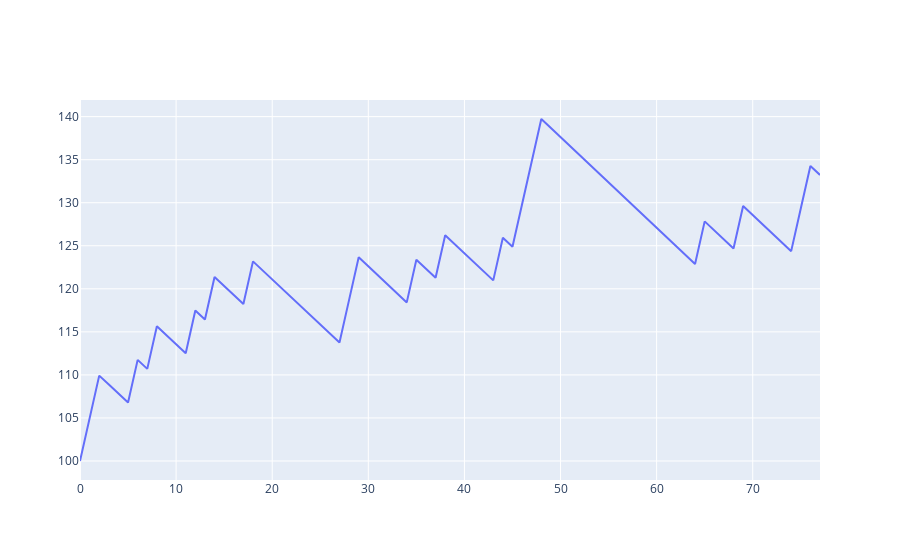

The notebook cell this image was saved under:
### Code cell
# up_imbalances, down_imbalances = get_list_of_imbalances(df_higher_tf)
# df_higher_tf = check_within_imbalances(df_higher_tf,up_imbalances,down_imbalances)
df_higher_tf = add_moving_average(100,df_higher_tf)
# fig = go.Figure(data=[go.Candlestick(x=df_higher_tf['date'],
#                 open=df_higher_tf['open'],
#                 high=df_higher_tf['high'],
#                 low=df_higher_tf['low'],
#                 close=df_higher_tf['close'])])
# df_lower_tf = df_higher_tf
# fig.add_trace(go.Scatter(x=df_higher_tf['date'], y=df_higher_tf['SMA']))

# fig1 = go.Figure(go.Scatter(x=df_higher_tf['date'],y=df_higher_tf['SMAslope']))

# fig2 = go.Figure(go.Scatter(x=df_higher_tf['date'],y=df_higher_tf['SMAdistance']))

# fig1 = go.Figure(data=[go.Candlestick(x=df_lower_tf['date'],
#                 open=df_lower_tf['open'],
#                 high=df_lower_tf['high'],
#                 low=df_lower_tf['low'],
#                 close=df_lower_tf['close'])])

buy_orders = []
sell_orders = []
multiplier = 5
for i in range(3, len(df_higher_tf)):
    if 0 < df_higher_tf.iloc[i-1]['SMAslope'] < 1 and 10 < df_higher_tf.iloc[i-1]['SMAdistance'] < 100:
        if up_engulfing(df_higher_tf.loc[i-2, ['open', 'high', 'low', 'close']],df_higher_tf.loc[i-1, ['open', 'high', 'low', 'close']]):
            buy_orders.append((df_higher_tf.iloc[i]['open'], df_higher_tf.iloc[i-1]['low'],
            round(df_higher_tf.iloc[i]['open'] + (df_higher_tf.iloc[i]['open']-df_higher_tf.iloc[i-1]['low'])*multiplier,2),
            df_higher_tf.iloc[i]['date']))

    elif 0 > df_higher_tf.iloc[i-1]['SMAslope'] > -1 and 10 < df_higher_tf.iloc[i-1]['SMAdistance'] < 100:
        if down_engulfing(df_higher_tf.loc[i-2, ['open', 'high', 'low', 'close']],df_higher_tf.loc[i-1, ['open', 'high', 'low', 'close']]):
            sell_orders.append((df_higher_tf.iloc[i]['open'], df_higher_tf.iloc[i-1]['high'],
            round(df_higher_tf.iloc[i]['open'] - (df_higher_tf.iloc[i-1]['high']-df_higher_tf.iloc[i]['open'])*multiplier,2),
            df_higher_tf.iloc[i]['date']))
            
    # elif df_higher_tf.iloc[i]['SMAslope'] > -0.0002 and df_higher_tf.iloc[i]['SMAslope'] < 0.0002:
    #     if hammer_up(df_lower_tf.loc[i-1, ['open', 'high', 'low', 'close']]):
    #         buy_orders.append((df_lower_tf.iloc[i]['open'], df_lower_tf.iloc[i-1]['low'],
    #         round(df_lower_tf.iloc[i]['open'] + (df_lower_tf.iloc[i]['open']-df_lower_tf.iloc[i-1]['low'])*multiplier,2),
    #         df_lower_tf.iloc[i]['date']))
        
    #     if falling_star_down(df_lower_tf.loc[i-1, ['open', 'high', 'low', 'close']]):
    #         sell_orders.append((df_lower_tf.iloc[i]['open'], df_lower_tf.iloc[i-1]['high'],
    #         round(df_lower_tf.iloc[i]['open'] - (df_lower_tf.iloc[i-1]['high']-df_lower_tf.iloc[i]['open'])*multiplier,2),
    #         df_lower_tf.iloc[i]['date']))
            
        

backtest(df_higher_tf,buy_orders,sell_orders,100,1,chart=True)

# for order in buy_orders:
#     fig1.add_trace(go.Scatter(x=[order[3]],y=[order[0]],mode='markers', marker=dict(size=4, color='white')))
#     fig1.add_trace(go.Scatter(x=[order[3]],y=[order[1]],mode='markers', marker=dict(size=4, color='red')))
#     fig1.add_trace(go.Scatter(x=[order[3]],y=[order[2]],mode='markers', marker=dict(size=4, color='green')))

# for order in sell_orders:
#     fig1.add_trace(go.Scatter(x=[order[3]],y=[order[0]],mode='markers', marker=dict(size=4, color='white')))
#     fig1.add_trace(go.Scatter(x=[order[3]],y=[order[1]],mode='markers', marker=dict(size=4, color='red')))
#     fig1.add_trace(go.Scatter(x=[order[3]],y=[order[2]],mode='markers', marker=dict(size=4, color='green')))

# for imbalance in up_imbalances:
#     fig.add_trace(go.Scatter(x=[imbalance[2]],y=[imbalance[0]],mode='markers', marker=dict(size=4, color='green')))

# for imbalance in down_imbalances:
#     fig.add_trace(go.Scatter(x=[imbalance[2]],y=[imbalance[0]],mode='markers', marker=dict(size=4, color='red')))

# for i in range(3, len(df_higher_tf)):
#     if up_engulfing(df_higher_tf.loc[i-2, ['open', 'high', 'low', 'close']],df_higher_tf.loc[i-1, ['open', 'high', 'low', 'close']]):
#         fig.add_trace(go.Scatter(x=[df_higher_tf.iloc[i-1]['date']],y=[df_higher_tf.iloc[i-1]['low']],mode='markers', marker=dict(size=4, color='green')))
#         # fig.add_vline(x=df_higher_tf.iloc[i-1]['date'],line=dict(color='green'))

    # if down_engulfing(df_higher_tf.loc[i-2, ['open', 'high', 'low', 'close']],df_higher_tf.loc[i-1, ['open', 'high', 'low', 'close']]):
    #     fig.add_trace(go.Scatter(x=[df_higher_tf.iloc[i-1]['date']],y=[df_higher_tf.iloc[i-1]['high']],mode='markers', marker=dict(size=4, color='red')))
    #     # fig.add_vline(x=df_higher_tf.iloc[i-1]['date'],line=dict(color='red'))

# for i in range(3, len(df_higher_tf)):
#     if df_higher_tf.iloc[i]['within_up_imbalance']:
#         fig.add_trace(go.Scatter(x=[df_higher_tf.iloc[i-1]['date']],y=[df_higher_tf.iloc[i-1]['low']],mode='markers', marker=dict(size=4, color='green')))
        
#     if df_higher_tf.iloc[i]['within_down_imbalance']:
#         fig.add_trace(go.Scatter(x=[df_higher_tf.iloc[i-1]['date']],y=[df_higher_tf.iloc[i-1]['high']],mode='markers', marker=dict(size=4, color='red')))
# rsx = go.Figure(go.Scatter(
#         x=df_higher_tf['date'],
#         y=df_higher_tf['RSX']
#     ))



# fig.update_layout(showlegend=False)
# fig.show()
# fig1.update_layout(showlegend=False)
# fig1.show()
# fig2.update_layout(showlegend=False)
# fig2.show()
# rsx.update_layout(showlegend=False)
# rsx.show()

### Figure 1 — Plotly figure (JSON) as saved in the notebook; plotly's stock layout.template omitted (floating-point values rounded to 4 significant figures)
{"data": [{"mode": "lines", "type": "scatter", "x": [0, 1, 2, 3, 4, 5, 6, 7, 8, 9, 10, 11, 12, 13, 14, 15, 16, 17, 18, 19, 20, 21, 22, 23, 24, 25, 26, 27, 28, 29, 30, 31, 32, 33, 34, 35, 36, 37, 38, 39, 40, 41, 42, 43, 44, 45, 46, 47, 48, 49, 50, 51, 52, 53, 54, 55, 56, 57, 58, 59, 60, 61, 62, 63, 64, 65, 66, 67, 68, 69, 70, 71, 72, 73, 74, 75, 76, 77], "y": [100, 105.0, 109.9, 108.9, 107.8, 106.8, 111.7, 110.7, 115.7, 114.6, 113.6, 112.5, 117.5, 116.4, 121.4, 120.3, 119.3, 118.2, 123.2, 122.1, 121.1, 120.0, 119.0, 117.9, 116.9, 115.9, 114.8, 113.8, 118.7, 123.7, 122.6, 121.6, 120.5, 119.5, 118.4, 123.4, 122.3, 121.3, 126.2, 125.2, 124.1, 123.1, 122.0, 121.0, 125.9, 124.9, 129.8, 134.8, 139.7, 138.7, 137.6, 136.6, 135.5, 134.5, 133.4, 132.3, 131.3, 130.2, 129.2, 128.1, 127.1, 126.0, 125.0, 123.9, 122.9, 127.8, 126.8, 125.7, 124.7, 129.6, 128.6, 127.5, 126.5, 125.4, 124.4, 129.3, 134.3, 133.2]}], "layout": {}}
